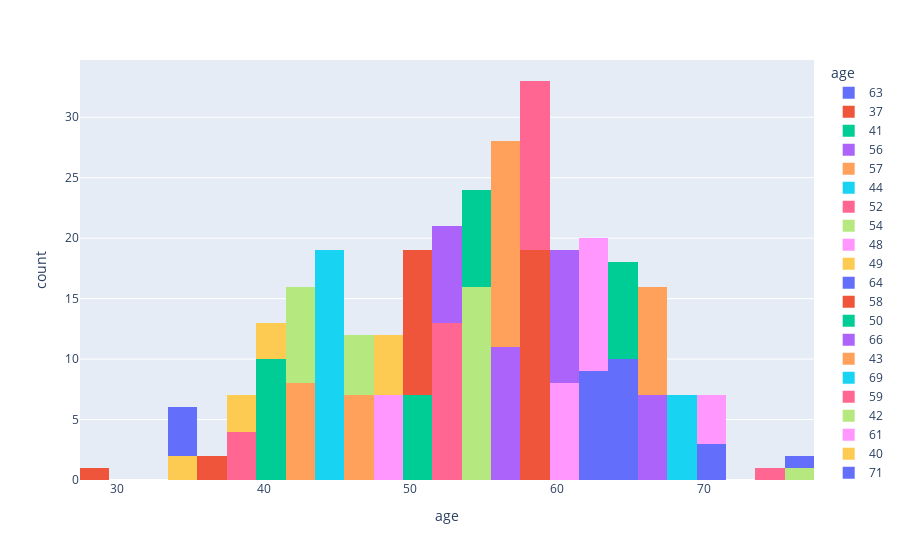

The notebook cell this image was saved under:
### Code cell
fig = px.histogram(df, x='age' , color='age')

fig.show()

### Figure 1 — Plotly figure (JSON) as saved in the notebook; plotly's stock layout.template omitted (floating-point values rounded to 4 significant figures)
{"data": [{"alignmentgroup": "True", "bingroup": "x", "hovertemplate": "age=%{x}<br>count=%{y}<extra></extra>", "legendgroup": "63", "marker": {"color": "#636efa", "pattern": {"shape": ""}}, "name": "63", "offsetgroup": "63", "orientation": "v", "showlegend": true, "type": "histogram", "x": [63, 63, 63, 63, 63, 63, 63, 63, 63], "xaxis": "x", "yaxis": "y"}, {"alignmentgroup": "True", "bingroup": "x", "hovertemplate": "age=%{x}<br>count=%{y}<extra></extra>", "legendgroup": "37", "marker": {"color": "#EF553B", "pattern": {"shape": ""}}, "name": "37", "offsetgroup": "37", "orientation": "v", "showlegend": true, "type": "histogram", "x": [37, 37], "xaxis": "x", "yaxis": "y"}, {"alignmentgroup": "True", "bingroup": "x", "hovertemplate": "age=%{x}<br>count=%{y}<extra></extra>", "legendgroup": "41", "marker": {"color": "#00cc96", "pattern": {"shape": ""}}, "name": "41", "offsetgroup": "41", "orientation": "v", "showlegend": true, "type": "histogram", "x": [41, 41, 41, 41, 41, 41, 41, 41, 41, 41], "xaxis": "x", "yaxis": "y"}, {"alignmentgroup": "True", "bingroup": "x", "hovertemplate": "age=%{x}<br>count=%{y}<extra></extra>", "legendgroup": "56", "marker": {"color": "#ab63fa", "pattern": {"shape": ""}}, "name": "56", "offsetgroup": "56", "orientation": "v", "showlegend": true, "type": "histogram", "x": [56, 56, 56, 56, 56, 56, 56, 56, 56, 56, 56], "xaxis": "x", "yaxis": "y"}, {"alignmentgroup": "True", "bingroup": "x", "hovertemplate": "age=%{x}<br>count=%{y}<extra></extra>", "legendgroup": "57", "marker": {"color": "#FFA15A", "pattern": {"shape": ""}}, "name": "57", "offsetgroup": "57", "orientation": "v", "showlegend": true, "type": "histogram", "x": [57, 57, 57, 57, 57, 57, 57, 57, 57, 57, 57, 57, 57, 57, 57, 57, 57], "xaxis": "x", "yaxis": "y"}, {"alignmentgroup": "True", "bingroup": "x", "hovertemplate": "age=%{x}<br>count=%{y}<extra></extra>", "legendgroup": "44", "marker": {"color": "#19d3f3", "pattern": {"shape": ""}}, "name": "44", "offsetgroup": "44", "orientation": "v", "showlegend": true, "type": "histogram", "x": [44, 44, 44, 44, 44, 44, 44, 44, 44, 44, 44], "xaxis": "x", "yaxis": "y"}, {"alignmentgroup": "True", "bingroup": "x", "hovertemplate": "age=%{x}<br>count=%{y}<extra></extra>", "legendgroup": "52", "marker": {"color": "#FF6692", "pattern": {"shape": ""}}, "name": "52", "offsetgroup": "52", "orientation": "v", "showlegend": true, "type": "histogram", "x": [52, 52, 52, 52, 52, 52, 52, 52, 52, 52, 52, 52, 52], "xaxis": "x", "yaxis": "y"}, {"alignmentgroup": "True", "bingroup": "x", "hovertemplate": "age=%{x}<br>count=%{y}<extra></extra>", "legendgroup": "54", "marker": {"color": "#B6E880", "pattern": {"shape": ""}}, "name": "54", "offsetgroup": "54", "orientation": "v", "showlegend": true, "type": "histogram", "x": [54, 54, 54, 54, 54, 54, 54, 54, 54, 54, 54, 54, 54, 54, 54, 54], "xaxis": "x", "yaxis": "y"}, {"alignmentgroup": "True", "bingroup": "x", "hovertemplate": "age=%{x}<br>count=%{y}<extra></extra>", "legendgroup": "48", "marker": {"color": "#FF97FF", "pattern": {"shape": ""}}, "name": "48", "offsetgroup": "48", "orientation": "v", "showlegend": true, "type": "histogram", "x": [48, 48, 48, 48, 48, 48, 48], "xaxis": "x", "yaxis": "y"}, {"alignmentgroup": "True", "bingroup": "x", "hovertemplate": "age=%{x}<br>count=%{y}<extra></extra>", "legendgroup": "49", "marker": {"color": "#FECB52", "pattern": {"shape": ""}}, "name": "49", "offsetgroup": "49", "orientation": "v", "showlegend": true, "type": "histogram", "x": [49, 49, 49, 49, 49], "xaxis": "x", "yaxis": "y"}, {"alignmentgroup": "True", "bingroup": "x", "hovertemplate": "age=%{x}<br>count=%{y}<extra></extra>", "legendgroup": "64", "marker": {"color": "#636efa", "pattern": {"shape": ""}}, "name": "64", "offsetgroup": "64", "orientation": "v", "showlegend": true, "type": "histogram", "x": [64, 64, 64, 64, 64, 64, 64, 64, 64, 64], "xaxis": "x", "yaxis": "y"}, {"alignmentgroup": "True", "bingroup": "x", "hovertemplate": "age=%{x}<br>count=%{y}<extra></extra>", "legendgroup": "58", "marker": {"color": "#EF553B", "pattern": {"shape": ""}}, "name": "58", "offsetgroup": "58", "orientation": "v", "showlegend": true, "type": "histogram", "x": [58, 58, 58, 58, 58, 58, 58, 58, 58, 58, 58, 58, 58, 58, 58, 58, 58, 58, 58], "xaxis": "x", "yaxis": "y"}, {"alignmentgroup": "True", "bingroup": "x", "hovertemplate": "age=%{x}<br>count=%{y}<extra></extra>", "legendgroup": "50", "marker": {"color": "#00cc96", "pattern": {"shape": ""}}, "name": "50", "offsetgroup": "50", "orientation": "v", "showlegend": true, "type": "histogram", "x": [50, 50, 50, 50, 50, 50, 50], "xaxis": "x", "yaxis": "y"}, {"alignmentgroup": "True", "bingroup": "x", "hovertemplate": "age=%{x}<br>count=%{y}<extra></extra>", "legendgroup": "66", "marker": {"color": "#ab63fa", "pattern": {"shape": ""}}, "name": "66", "offsetgroup": "66", "orientation": "v", "showlegend": true, "type": "histogram", "x": [66, 66, 66, 66, 66, 66, 66], "xaxis": "x", "yaxis": "y"}, {"alignmentgroup": "True", "bingroup": "x", "hovertemplate": "age=%{x}<br>count=%{y}<extra></extra>", "legendgroup": "43", "marker": {"color": "#FFA15A", "pattern": {"shape": ""}}, "name": "43", "offsetgroup": "43", "orientation": "v", "showlegend": true, "type": "histogram", "x": [43, 43, 43, 43, 43, 43, 43, 43], "xaxis": "x", "yaxis": "y"}, {"alignmentgroup": "True", "bingroup": "x", "hovertemplate": "age=%{x}<br>count=%{y}<extra></extra>", "legendgroup": "69", "marker": {"color": "#19d3f3", "pattern": {"shape": ""}}, "name": "69", "offsetgroup": "69", "orientation": "v", "showlegend": true, "type": "histogram", "x": [69, 69, 69], "xaxis": "x", "yaxis": "y"}, {"alignmentgroup": "True", "bingroup": "x", "hovertemplate": "age=%{x}<br>count=%{y}<extra></extra>", "legendgroup": "59", "marker": {"color": "#FF6692", "pattern": {"shape": ""}}, "name": "59", "offsetgroup": "59", "orientation": "v", "showlegend": true, "type": "histogram", "x": [59, 59, 59, 59, 59, 59, 59, 59, 59, 59, 59, 59, 59, 59], "xaxis": "x", "yaxis": "y"}, {"alignmentgroup": "True", "bingroup": "x", "hovertemplate": "age=%{x}<br>count=%{y}<extra></extra>", "legendgroup": "42", "marker": {"color": "#B6E880", "pattern": {"shape": ""}}, "name": "42", "offsetgroup": "42", "orientation": "v", "showlegend": true, "type": "histogram", "x": [42, 42, 42, 42, 42, 42, 42, 42], "xaxis": "x", "yaxis": "y"}, {"alignmentgroup": "True", "bingroup": "x", "hovertemplate": "age=%{x}<br>count=%{y}<extra></extra>", "legendgroup": "61", "marker": {"color": "#FF97FF", "pattern": {"shape": ""}}, "name": "61", "offsetgroup": "61", "orientation": "v", "showlegend": true, "type": "histogram", "x": [61, 61, 61, 61, 61, 61, 61, 61], "xaxis": "x", "yaxis": "y"}, {"alignmentgroup": "True", "bingroup": "x", "hovertemplate": "age=%{x}<br>count=%{y}<extra></extra>", "legendgroup": "40", "marker": {"color": "#FECB52", "pattern": {"shape": ""}}, "name": "40", "offsetgroup": "40", "orientation": "v", "showlegend": true, "type": "histogram", "x": [40, 40, 40], "xaxis": "x", "yaxis": "y"}, {"alignmentgroup": "True", "bingroup": "x", "hovertemplate": "age=%{x}<br>count=%{y}<extra></extra>", "legendgroup": "71", "marker": {"color": "#636efa", "pattern": {"shape": ""}}, "name": "71", "offsetgroup": "71", "orientation": "v", "showlegend": true, "type": "histogram", "x": [71, 71, 71], "xaxis": "x", "yaxis": "y"}, {"alignmentgroup": "True", "bingroup": "x", "hovertemplate": "age=%{x}<br>count=%{y}<extra></extra>", "legendgroup": "51", "marker": {"color": "#EF553B", "pattern": {"shape": ""}}, "name": "51", "offsetgroup": "51", "orientation": "v", "showlegend": true, "type": "histogram", "x": [51, 51, 51, 51, 51, 51, 51, 51, 51, 51, 51, 51], "xaxis": "x", "yaxis": "y"}, {"alignmentgroup": "True", "bingroup": "x", "hovertemplate": "age=%{x}<br>count=%{y}<extra></extra>", "legendgroup": "65", "marker": {"color": "#00cc96", "pattern": {"shape": ""}}, "name": "65", "offsetgroup": "65", "orientation": "v", "showlegend": true, "type": "histogram", "x": [65, 65, 65, 65, 65, 65, 65, 65], "xaxis": "x", "yaxis": "y"}, {"alignmentgroup": "True", "bingroup": "x", "hovertemplate": "age=%{x}<br>count=%{y}<extra></extra>", "legendgroup": "53", "marker": {"color": "#ab63fa", "pattern": {"shape": ""}}, "name": "53", "offsetgroup": "53", "orientation": "v", "showlegend": true, "type": "histogram", "x": [53, 53, 53, 53, 53, 53, 53, 53], "xaxis": "x", "yaxis": "y"}, {"alignmentgroup": "True", "bingroup": "x", "hovertemplate": "age=%{x}<br>count=%{y}<extra></extra>", "legendgroup": "46", "marker": {"color": "#FFA15A", "pattern": {"shape": ""}}, "name": "46", "offsetgroup": "46", "orientation": "v", "showlegend": true, "type": "histogram", "x": [46, 46, 46, 46, 46, 46, 46], "xaxis": "x", "yaxis": "y"}, {"alignmentgroup": "True", "bingroup": "x", "hovertemplate": "age=%{x}<br>count=%{y}<extra></extra>", "legendgroup": "45", "marker": {"color": "#19d3f3", "pattern": {"shape": ""}}, "name": "45", "offsetgroup": "45", "orientation": "v", "showlegend": true, "type": "histogram", "x": [45, 45, 45, 45, 45, 45, 45, 45], "xaxis": "x", "yaxis": "y"}, {"alignmentgroup": "True", "bingroup": "x", "hovertemplate": "age=%{x}<br>count=%{y}<extra></extra>", "legendgroup": "39", "marker": {"color": "#FF6692", "pattern": {"shape": ""}}, "name": "39", "offsetgroup": "39", "orientation": "v", "showlegend": true, "type": "histogram", "x": [39, 39, 39, 39], "xaxis": "x", "yaxis": "y"}, {"alignmentgroup": "True", "bingroup": "x", "hovertemplate": "age=%{x}<br>count=%{y}<extra></extra>", "legendgroup": "47", "marker": {"color": "#B6E880", "pattern": {"shape": ""}}, "name": "47", "offsetgroup": "47", "orientation": "v", "showlegend": true, "type": "histogram", "x": [47, 47, 47, 47, 47], "xaxis": "x", "yaxis": "y"}, {"alignmentgroup": "True", "bingroup": "x", "hovertemplate": "age=%{x}<br>count=%{y}<extra></extra>", "legendgroup": "62", "marker": {"color": "#FF97FF", "pattern": {"shape": ""}}, "name": "62", "offsetgroup": "62", "orientation": "v", "showlegend": true, "type": "histogram", "x": [62, 62, 62, 62, 62, 62, 62, 62, 62, 62, 62], "xaxis": "x", "yaxis": "y"}, {"alignmentgroup": "True", "bingroup": "x", "hovertemplate": "age=%{x}<br>count=%{y}<extra></extra>", "legendgroup": "34", "marker": {"color": "#FECB52", "pattern": {"shape": ""}}, "name": "34", "offsetgroup": "34", "orientation": "v", "showlegend": true, "type": "histogram", "x": [34, 34], "xaxis": "x", "yaxis": "y"}, {"alignmentgroup": "True", "bingroup": "x", "hovertemplate": "age=%{x}<br>count=%{y}<extra></extra>", "legendgroup": "35", "marker": {"color": "#636efa", "pattern": {"shape": ""}}, "name": "35", "offsetgroup": "35", "orientation": "v", "showlegend": true, "type": "histogram", "x": [35, 35, 35, 35], "xaxis": "x", "yaxis": "y"}, {"alignmentgroup": "True", "bingroup": "x", "hovertemplate": "age=%{x}<br>count=%{y}<extra></extra>", "legendgroup": "29", "marker": {"color": "#EF553B", "pattern": {"shape": ""}}, "name": "29", "offsetgroup": "29", "orientation": "v", "showlegend": true, "type": "histogram", "x": [29], "xaxis": "x", "yaxis": "y"}, {"alignmentgroup": "True", "bingroup": "x", "hovertemplate": "age=%{x}<br>count=%{y}<extra></extra>", "legendgroup": "55", "marker": {"color": "#00cc96", "pattern": {"shape": ""}}, "name": "55", "offsetgroup": "55", "orientation": "v", "showlegend": true, "type": "histogram", "x": [55, 55, 55, 55, 55, 55, 55, 55], "xaxis": "x", "yaxis": "y"}, {"alignmentgroup": "True", "bingroup": "x", "hovertemplate": "age=%{x}<br>count=%{y}<extra></extra>", "legendgroup": "60", "marker": {"color": "#ab63fa", "pattern": {"shape": ""}}, "name": "60", "offsetgroup": "60", "orientation": "v", "showlegend": true, "type": "histogram", "x": [60, 60, 60, 60, 60, 60, 60, 60, 60, 60, 60], "xaxis": "x", "yaxis": "y"}, {"alignmentgroup": "True", "bingroup": "x", "hovertemplate": "age=%{x}<br>count=%{y}<extra></extra>", "legendgroup": "67", "marker": {"color": "#FFA15A", "pattern": {"shape": ""}}, "name": "67", "offsetgroup": "67", "orientation": "v", "showlegend": true, "type": "histogram", "x": [67, 67, 67, 67, 67, 67, 67, 67, 67], "xaxis": "x", "yaxis": "y"}, {"alignmentgroup": "True", "bingroup": "x", "hovertemplate": "age=%{x}<br>count=%{y}<extra></extra>", "legendgroup": "68", "marker": {"color": "#19d3f3", "pattern": {"shape": ""}}, "name": "68", "offsetgroup": "68", "orientation": "v", "showlegend": true, "type": "histogram", "x": [68, 68, 68, 68], "xaxis": "x", "yaxis": "y"}, {"alignmentgroup": "True", "bingroup": "x", "hovertemplate": "age=%{x}<br>count=%{y}<extra></extra>", "legendgroup": "74", "marker": {"color": "#FF6692", "pattern": {"shape": ""}}, "name": "74", "offsetgroup": "74", "orientation": "v", "showlegend": true, "type": "histogram", "x": [74], "xaxis": "x", "yaxis": "y"}, {"alignmentgroup": "True", "bingroup": "x", "hovertemplate": "age=%{x}<br>count=%{y}<extra></extra>", "legendgroup": "76", "marker": {"color": "#B6E880", "pattern": {"shape": ""}}, "name": "76", "offsetgroup": "76", "orientation": "v", "showlegend": true, "type": "histogram", "x": [76], "xaxis": "x", "yaxis": "y"}, {"alignmentgroup": "True", "bingroup": "x", "hovertemplate": "age=%{x}<br>count=%{y}<extra></extra>", "legendgroup": "70", "marker": {"color": "#FF97FF", "pattern": {"shape": ""}}, "name": "70", "offsetgroup": "70", "orientation": "v", "showlegend": true, "type": "histogram", "x": [70, 70, 70, 70], "xaxis": "x", "yaxis": "y"}, {"alignmentgroup": "True", "bingroup": "x", "hovertemplate": "age=%{x}<br>count=%{y}<extra></extra>", "legendgroup": "38", "marker": {"color": "#FECB52", "pattern": {"shape": ""}}, "name": "38", "offsetgroup": "38", "orientation": "v", "showlegend": true, "type": "histogram", "x": [38, 38, 38], "xaxis": "x", "yaxis": "y"}, {"alignmentgroup": "True", "bingroup": "x", "hovertemplate": "age=%{x}<br>count=%{y}<extra></extra>", "legendgroup": "77", "marker": {"color": "#636efa", "pattern": {"shape": ""}}, "name": "77", "offsetgroup": "77", "orientation": "v", "showlegend": true, "type": "histogram", "x": [77], "xaxis": "x", "yaxis": "y"}], "layout": {"barmode": "relative", "legend": {"title": {"text": "age"}, "tracegroupgap": 0}, "margin": {"t": 60}, "xaxis": {"anchor": "y", "categoryarray": [63, 37, 41, 56, 57, 44, 52, 54, 48, 49, 64, 58, 50, 66, 43, 69, 59, 42, 61, 40, 71, 51, 65, 53, 46, 45, 39, 47, 62, 34, 35, 29, 55, 60, 67, 68, 74, 76, 70, 38, 77], "categoryorder": "array", "domain": [0, 1], "title": {"text": "age"}}, "yaxis": {"anchor": "x", "domain": [0, 1], "title": {"text": "count"}}}}
